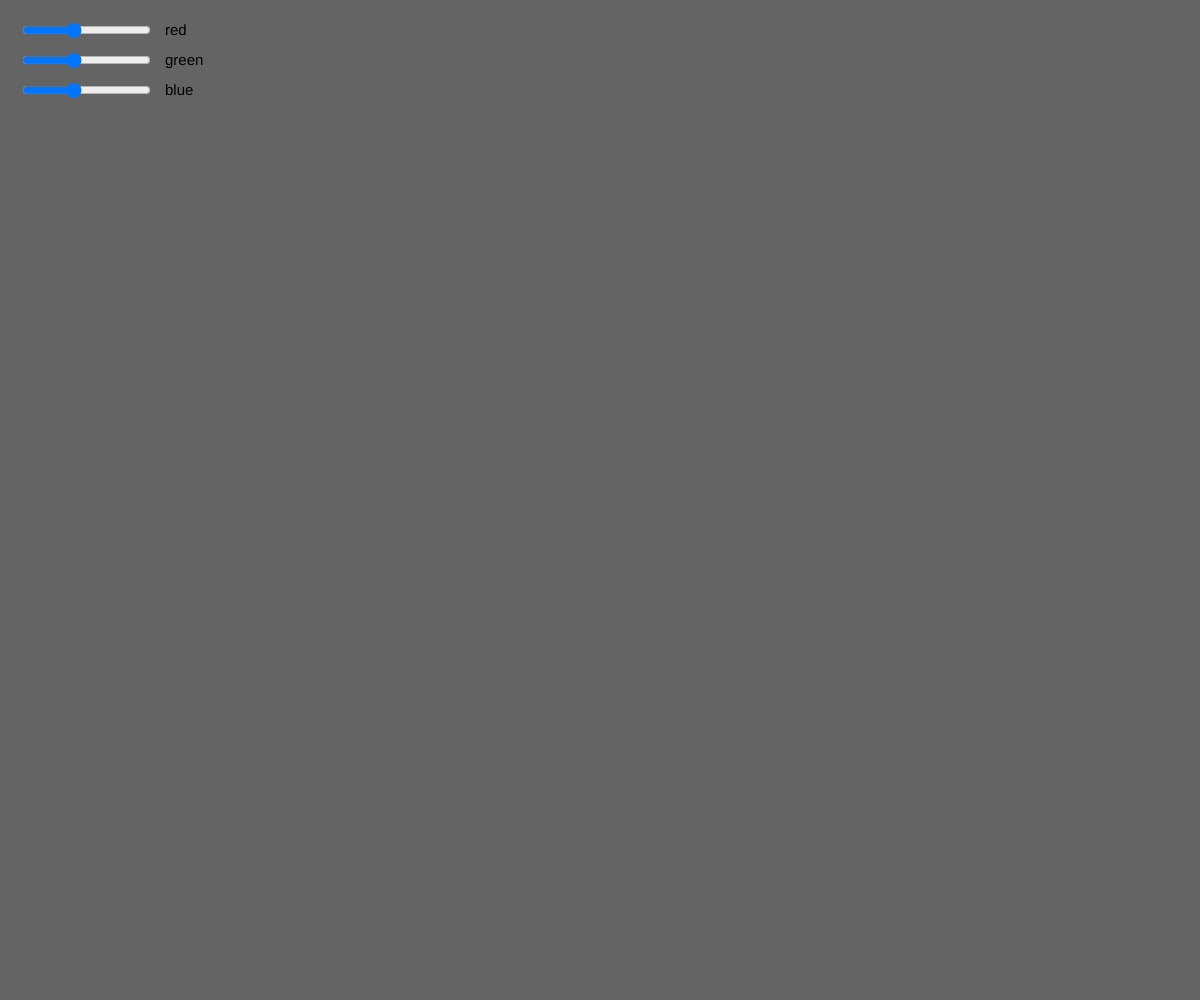
Frame 1 (no input)
Frame 60 (no input): identical to frame 1, image omitted
Frame 120 (the mouse pressed at the canvas centre since frame 60): identical to frame 1, image omitted

The p5.js sketch that drew this single still picture (run headless with seeded random() and noise() and a simulated clock; from frame 60 on, the mouse is pressed at the canvas centre):

// p5.js sketch
// ── sketch.js
//slider requires the p5.dom library
var rSlider, gSlider, bSlider; // create multiple values

function setup() {
  createCanvas(windowWidth, windowHeight);
  textSize(15);

  rSlider = createSlider(0, 255, 100); // min, max, default, steps
  rSlider.position(20,20);

  gSlider = createSlider(0, 255, 100); // min, max, default, steps
  gSlider.position(20,50);

  bSlider = createSlider(0, 255, 100); // min, max, default, steps
  bSlider.position(20,80);
}

function draw() {
  var r = rSlider.value();
  var g = gSlider.value();
  var b = bSlider.value();
  background(r,g,b);
  text('red',165,35);
  text('green',165,65);
  text('blue',165,95);
}

function windowResized() { // called once every time the browser window is resized
  resizeCanvas(windowWidth, windowHeight);
}
